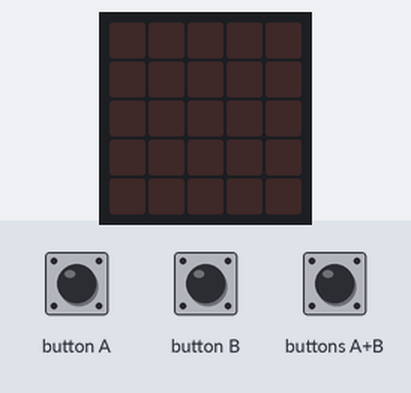
Bench run of a program on a simulated BBC micro:bit (MakeCode). Shown: the board's 5×5 LED display. Inputs (shaded band) come from the test bench. Random numbers come from a fixed seed.

Above: at 1.2 s.
1.3 s: buttons A+B pressed for 0.15 s
At 2.7 s:
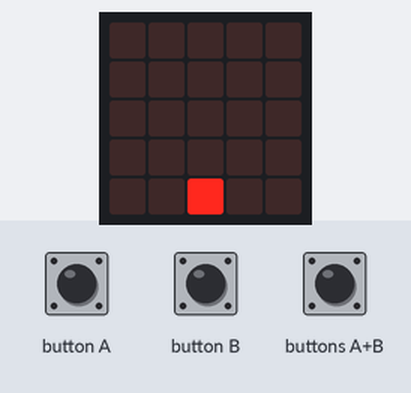
4.3 s: button A pressed for 0.15 s
At 5.4 s:
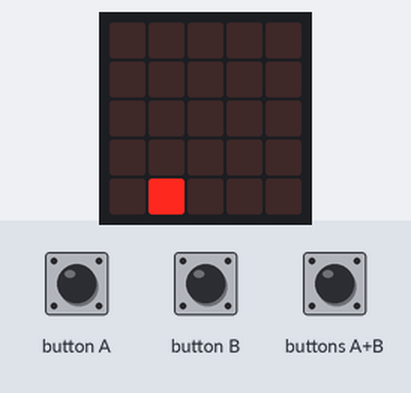
5.9 s: buttons A+B pressed for 1 s
At 7.0 s:
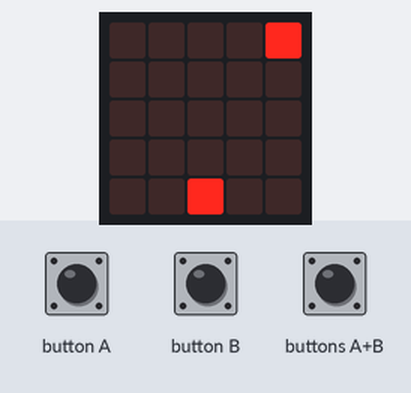
9.2 s: button B pressed for 0.15 s
At 10.4 s:
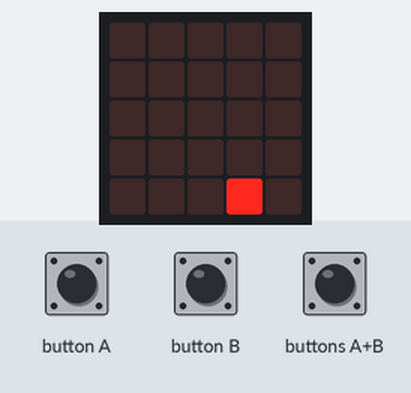
10.8 s: button B pressed for 0.15 s
At 11.6 s:
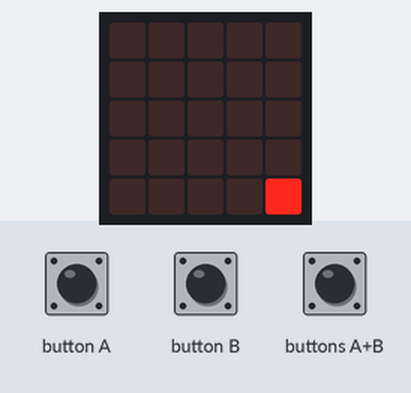
12.4 s: buttons A+B pressed for 0.15 s
At 12.65 s:
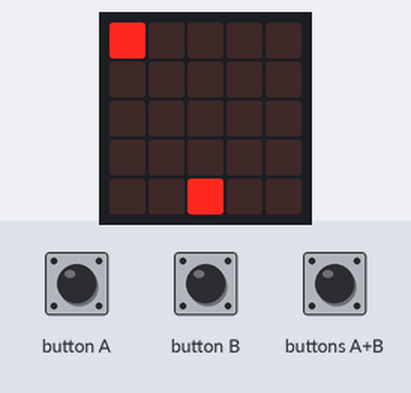
Timing chart, 0 to 15.4 s (numbered marks = the images above; inputs shaded):
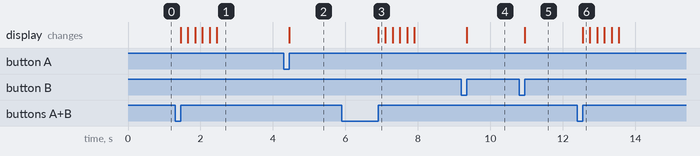

Measured:
- after the input at 1.3 s, the display: first changes after 0.15 s (image 1 shows a later state)
- after the input at 4.3 s, the display: changes after 0.15 s (image 2)
- after the input at 5.9 s, the display: changes after 1.0 s (image 3)
- after the input at 9.2 s, the display: changes after 0.15 s (image 4)
- after the input at 10.8 s, the display: changes after 0.15 s (image 5)
- after the input at 12.4 s, the display: changes after 0.15 s (image 6)

The program:

main.ts
```typescript
let speler = 0
let meteoorx = 0
input.onButtonPressed(Button.A, function () {
    led.unplot(speler, 4)
    speler += -1
    led.plot(speler, 4)
})
input.onButtonPressed(Button.AB, function () {
    basic.clearScreen()
    speler = 2
    led.plot(speler, 4)
    meteoorx = randint(0, 4)
    for (let meteoory = 0; meteoory <= 4; meteoory++) {
        led.plot(meteoorx, meteoory)
        basic.pause(200)
        led.unplot(meteoorx, meteoory)
    }
    if (speler == meteoorx) {
        basic.showLeds(`
            # . . . #
            . # . # .
            . . # . .
            . # . # .
            # . . . #
            `)
    }
})
input.onButtonPressed(Button.B, function () {
    led.unplot(speler, 4)
    speler += 1
    led.plot(speler, 4)
})
```

test.ts
```typescript
// tests gaan hier; deze zal niet worden gecompileerd wanneer dit pakket wordt gebruikt als extensie.
```
